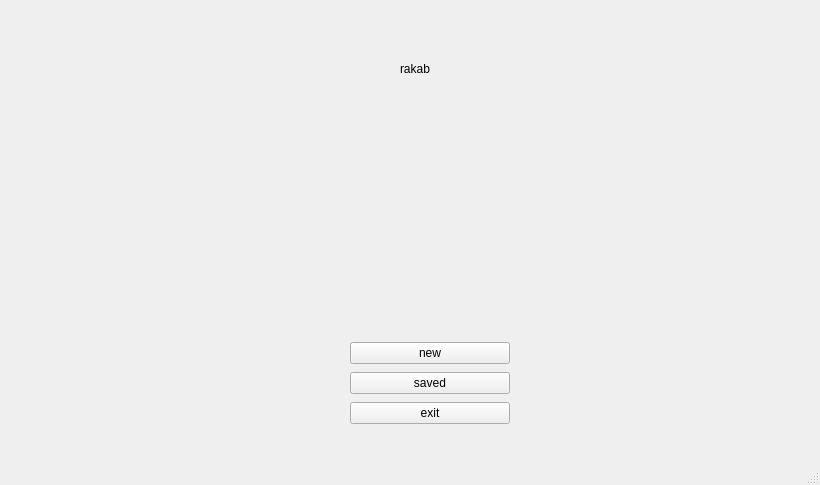
<?xml version="1.0" encoding="UTF-8"?>
<ui version="4.0">
 <class>mainmenu</class>
 <widget class="QMainWindow" name="mainmenu">
  <property name="geometry">
   <rect>
    <x>0</x>
    <y>0</y>
    <width>820</width>
    <height>485</height>
   </rect>
  </property>
  <property name="windowTitle">
   <string>mainmenu</string>
  </property>
  <widget class="QWidget" name="centralwidget">
   <widget class="QWidget" name="verticalLayoutWidget">
    <property name="geometry">
     <rect>
      <x>350</x>
      <y>340</y>
      <width>160</width>
      <height>89</height>
     </rect>
    </property>
    <layout class="QVBoxLayout" name="verticalLayout">
     <item>
      <widget class="QPushButton" name="newgame_btn">
       <property name="text">
        <string>new</string>
       </property>
      </widget>
     </item>
     <item>
      <widget class="QPushButton" name="saved_btn">
       <property name="text">
        <string>saved</string>
       </property>
      </widget>
     </item>
     <item>
      <widget class="QPushButton" name="exit_btn">
       <property name="text">
        <string>exit</string>
       </property>
      </widget>
     </item>
    </layout>
   </widget>
   <widget class="QLabel" name="title_lbl">
    <property name="geometry">
     <rect>
      <x>400</x>
      <y>60</y>
      <width>67</width>
      <height>17</height>
     </rect>
    </property>
    <property name="text">
     <string>rakab</string>
    </property>
   </widget>
  </widget>
  <widget class="QMenuBar" name="menubar">
   <property name="geometry">
    <rect>
     <x>0</x>
     <y>0</y>
     <width>820</width>
     <height>22</height>
    </rect>
   </property>
  </widget>
  <widget class="QStatusBar" name="statusbar"/>
 </widget>
 <resources/>
 <connections/>
</ui>
